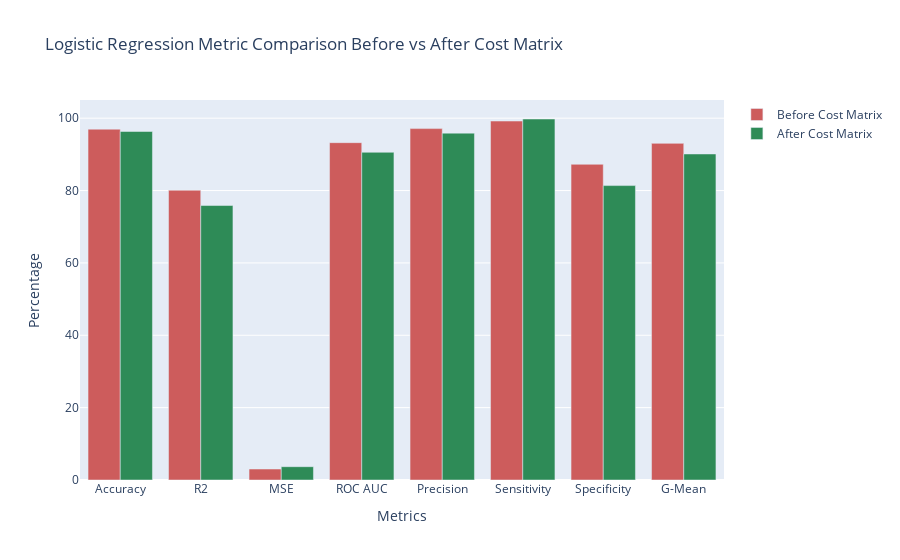

Here is the notebook cell this chart was saved with:
### Code cell
from sklearn.linear_model import LogisticRegression

model = LogisticRegression()
model.fit(x_train, y_train)

evaluate_cost_sensitive_model(model, x_test, y_test, threshold=0.3, clf_name="Logistic Regression")

### Figure 1 — Plotly figure (JSON) as saved in the notebook; plotly's stock layout.template omitted (floating-point values rounded to 4 significant figures)
{"data": [{"marker": {"color": "indianred"}, "name": "Before Cost Matrix", "type": "bar", "x": ["Accuracy", "R2", "MSE", "ROC AUC", "Precision", "Sensitivity", "Specificity", "G-Mean"], "y": [96.96, 80.09, 3.036, 93.23, 97.12, 99.21, 87.25, 93.04]}, {"marker": {"color": "seagreen"}, "name": "After Cost Matrix", "type": "bar", "x": ["Accuracy", "R2", "MSE", "ROC AUC", "Precision", "Sensitivity", "Specificity", "G-Mean"], "y": [96.32, 75.86, 3.68, 90.57, 95.87, 99.77, 81.37, 90.1]}], "layout": {"barmode": "group", "title": {"text": "Logistic Regression Metric Comparison Before vs After Cost Matrix"}, "xaxis": {"title": {"text": "Metrics"}}, "yaxis": {"title": {"text": "Percentage"}}}}
